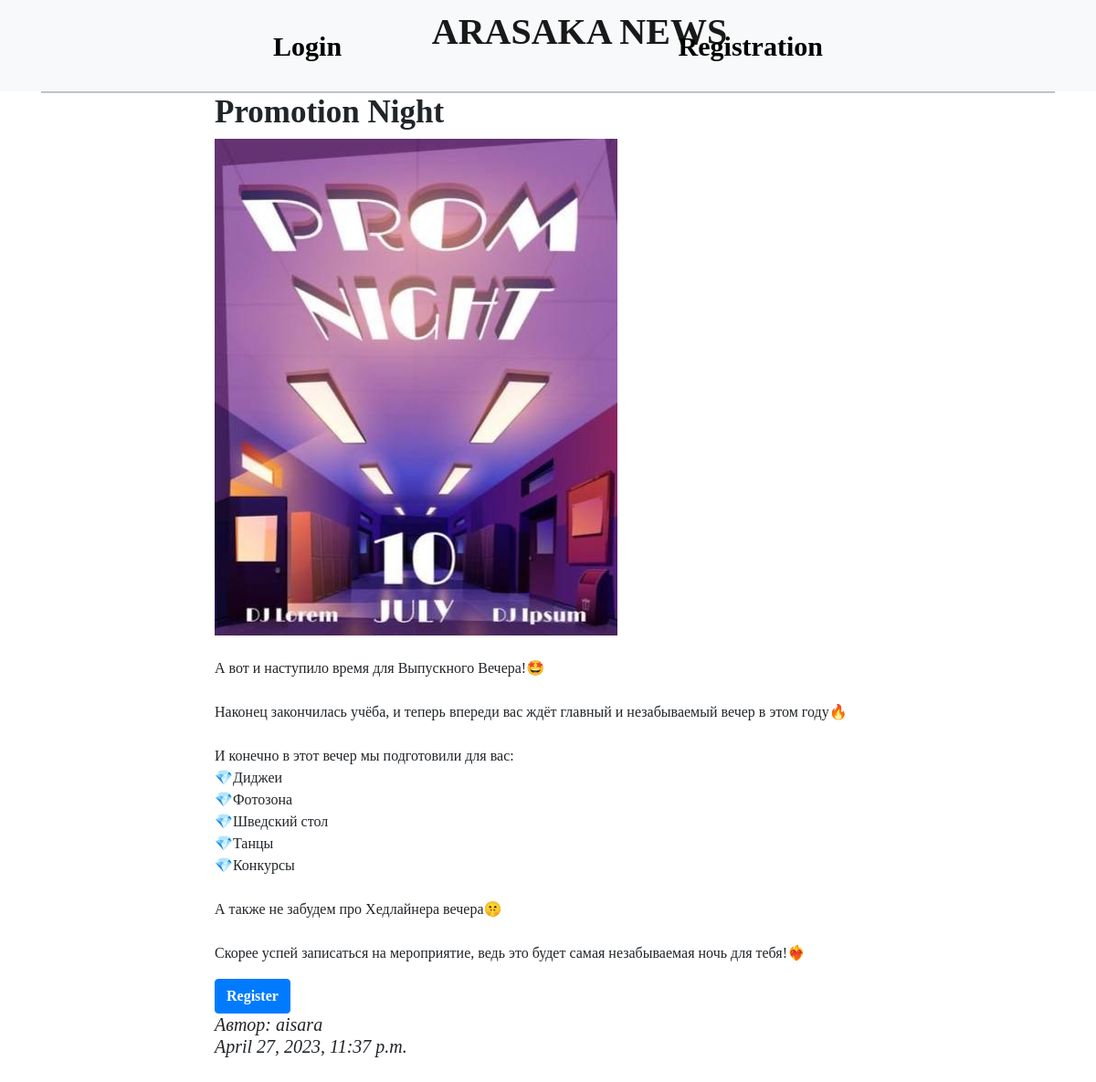
The app's page /event/9/ with its own data.
### myapp/models.py (models this page shows, shortened)
class Event(models.Model):
    id = models.AutoField(primary_key=True)
    title = models.CharField(max_length=200)
    description = models.CharField(max_length=5000)
    image = models.ImageField(upload_to='media/')
    author = models.ForeignKey(User, on_delete=models.CASCADE)
    created_at = models.DateTimeField(auto_now_add=True)
    class Meta:
        permissions = [("can_create_event", "Can create event")]

### myapp/views.py (the view)
# urls.py: path('event/<int:pk>/', views.event_detail, name='event_detail'),
def event_detail(request, pk):
    event = Event.objects.get(pk=pk)
    return render(request, 'blog/event_detail.html', {'event': event})

### myapp/templates/blog/event_detail.html (shortened to what this page needs)
{% extends 'blog/base.html' %}
{% block description %}
<body>
<div class="container" xmlns="http://www.w3.org/1999/html"  style="margin-bottom:px; height: 100vh">
        <div class="row">
            <div class="col-md-8 mx-auto">
                <article>
                    <h2 style="font-weight: 800; font-size: 35px;">{{ event.title }}</h2>
                    <img src="{{ event.image.url }}" alt="{{ event.title }}" class="img-fluid mb-4">
                    <p>{{ event.description|linebreaksbr }}</p>
                    <form id="registration-form" action="{% url 'event_registration' pk=event.pk %}" method="POST">
                    <button type="submit" class="btn btn-primary">Register</button>
                    </form>
                    <h5><em>Автор: {{ event.author }}</em> <br> <em>{{ event.created_at }}</em></h5>
                </article>
            </div>
        </div>
    </div>
    {% block scripts %}
</body>
{% endblock %}
{% endblock %}

### myapp/static/css/style.css (style rules this page uses)
body { font-family: 'Playfair Display', serif; }

### myapp/templates/blog/base.html (style rules this page uses)
html, body { overflow-x: hidden; }
html { position: relative; min-height: 100%; }
body { margin-bottom: 60px; font-family: 'Playfair Display', serif; }
.btn-primary { background-color: #007bff; border-color: #007bff; font-weight: 600; }

### records on screen
Event: title "Promotion Night", image (picture), description "А вот и наступило время для Выпускного Вечера!🤩 Наконец закончилась учёба, и теперь впереди вас ждёт главный и незабываемый вечер в этом году🔥 И конечно в этот вечер мы подготовили для вас: 💎Диджеи 💎Фотозона 💎Шведский стол 💎Танцы 💎Конкурсы А также не забудем про Хедлайнера вечера🤫 Скорее успей записаться на мероприятие, ведь это будет самая незабываемая ночь для тебя!❤️‍🔥", author "aisara", created_at "April 27, 2023, 11:37 p.m."
